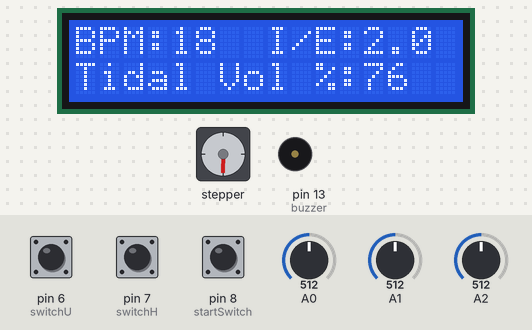
Bench run of a sketch on a simulated Arduino Uno, built with avr-gcc and run on an emulated ATmega328P. Shown: 16×2 character LCD, stepper motor, buzzer (waves = sounding, pin HIGH). The test bench sets the inputs (shaded band); at power-on: pin 8 (startSwitch) HIGH, A0 = 512, A1 = 512, A2 = 512, pin 6 (switchU) HIGH, pin 7 (switchH) HIGH. Stepper angles assume 200 steps per turn; what the sketch prints to the serial monitor is not drawn.

Above: at 2.7 s.
2.8 s: pin 8 (startSwitch) pulled LOW for 0.15 s
At 3.1 s:
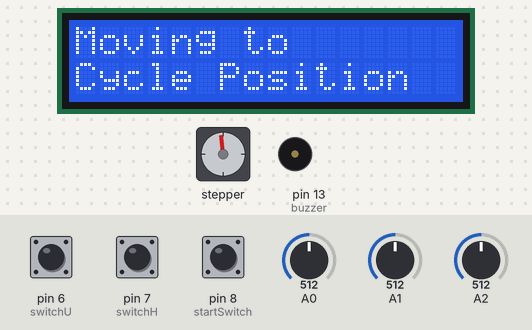
5.9 s: pin 8 (startSwitch) pulled LOW for 3.2 s
At 10.01 s:
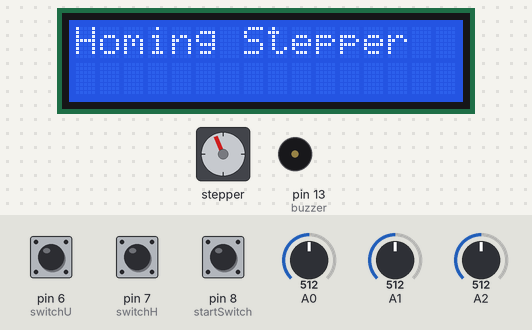
11.2 s: A0 set to 716
At 11.9 s:
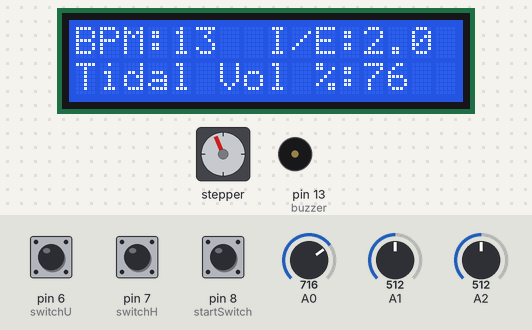
12.9 s: A1 set to 716
At 14.0 s:
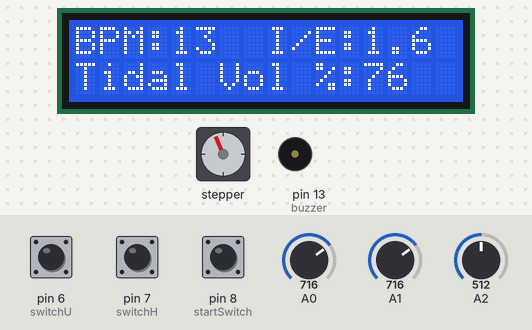
14.9 s: A2 set to 716
At 16.1 s:
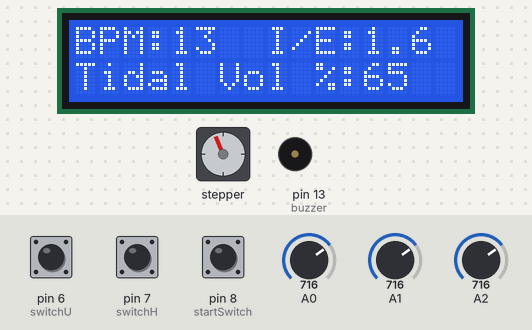
16.8 s: pin 8 (startSwitch) pulled LOW for 1 s
At 21.6 s:
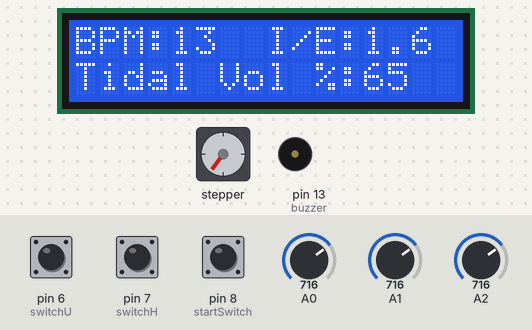
Timing chart, 0 to 21.8 s (numbered marks = the images above; inputs shaded):
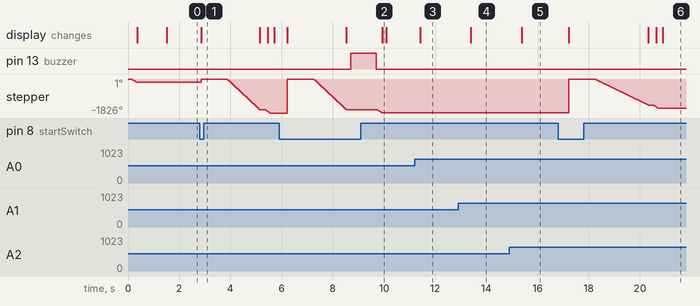

The sketch:

tobag_-_Prototype_Code__Rev03_04_bpm_correction___jank_lvl_2.ino
```cpp
//Include libraries
#include <Wire.h>
#include <LiquidCrystal.h>
#include <AccelStepper.h>

//Inputs
const int DIR = 9;                  // DIR on controller to pin 9 on arduino
const int STEP = 10;                // PUL on controller to pin 10 on arduino
const int LCD_RS = 12;              // LCD Register Select Signal on arduino pin 12
const int LCD_E = 11;               // LCD Operation Enable Signal on arduino pin 11
const int LCD_DB4 = 5;              // LCD Data Bus 4 Signal on arduino pin 5
const int LCD_DB5 = 4;              // LCD Data Bus 5 Signal on arduino pin 4
const int LCD_DB6 = 3;              // LCD Data Bus 6 Signal on arduino pin 3
const int LCD_DB7 = 2;              // LCD Data Bus 7 Signal on arduino pin 2
const int DIP_SW1 = 1;              // DIP Switch 1 on arduino pin 1
const int DIP_SW2 = 0;              // DIP Switch 2 on arduino pin 0
const int switchU = 6;              // Upper limit switch
const int switchH = 7;              // Home position in standby
const int startSwitch = 8;          // Start switch, latching
const int BPM = A0;                 // Desired bpm
const int Ratio = A1;               // Desired I/E ratio potentiometer (percentage of bag compression, from UofT code)
const int VolumeT = A2;             // Desired tidal volume of compression potentiometer

//Outputs
int buzzer = 13;                    //Buzzer


// Constants - Variables to edit configurations below, you can tweak some settings here
const int LCD_COLS = 16;            // Number of columns on LCD display
const int LCD_ROWS = 2;             // Number of rows on LCD display
const float ACCEL = 50000.0;        // Acceleration and deceleration rate for stepper motor (steps per second per second)
const float MAXSPEED = 100000.0;     // Set the maximum allowable speed of the stepper motor (steps per second) This is set in setup() function and not used after that
const float HOMESPEED = 500.0;      // The speed for homing (steps per second)
const int delayBtwnInEx = 50;      //Changed value from 250 to 150// Delay between inspriration and expiration (milliseconds)
const int delayBtwnExIn = 20;       //Changed value from 250 to 20// Delay between expiration and inspiration (milliseconds)
const int cycleTmin = 5;            // Minimum allowable bpm
const int cycleTmax = 30;           // Maximum allowable bpm
const float tidalVmin = 50.00;      // Minimum compression percentage
const float tidalVmax = 100.00;     // Maximum compression percentage
const int ieRatiomin = 100;         // Minimum ratio of inspiration:expiration
const int ieRatiomax = 300;         // Maximum ratio of inspiration:expiration
const float maxStrokeFinger = 27.0; // Maximum allowable stroke of finger (degrees)
const float gearR = 16*5;             // Gear Ratio between stepper and finger, default is 16, including the gearbox is an additional *5
const float StepsPerRev = 200;     // Steps per revolution (setting on Applied Motion STR4 driver)
const bool useBlocking = false;     // Set to true to use blocking mode for inspiration/expiration
const long stepsAfterSW = 0.0;   // The number of steps after the expiration limit switch to wait to perform stop

// Initialize the LCD library with the number of interface pins
LiquidCrystal lcd(LCD_RS, LCD_E, LCD_DB4, LCD_DB5, LCD_DB6, LCD_DB7);

// Initialize AccelStepper, 1=Motor Driver
AccelStepper stepper = AccelStepper(1, STEP,DIR);

// Set-points
int cycleT = 0; //Cycle time duration set by user

// Timers
int cycleCount = 0; //Every 100 cycles, home

// Variables
float tidalVolume = 0;              // Tidal volume setpoint
int stepperStroke = 0;              // Commanded step count of stepper, calculated from tidalVolume
float ieRatio = 0;                  // inspiration:expiration set-point
bool estopLatch = false;            // Set E-stop to default off at bootup
float freq_in = 0;                  // Frequency for inspiration
float freq_ex = 0;                  // Frequency for expiration
int stepsCycle = 0;                 // number of motor steps per cycle
long rotTime = 0.0;                 // Rotation time
float rotTime_in = 0.0;             // Rotation time of inspiration
float rotTime_ex = 0.0;             // Rotation time of expiration
long targetPos = 0.0;               // Target position calculated for inspiration and expiration
long cyclePos = 0.0;                // Position of cycle home (not used for position in this revision)
bool cyclePosSet = false;           // The cycle position has been set
long expTargetPos = 0.0;            // Target position after expiration limit switch
bool alarm = false;                 // Alarm status
float rotTime_in_corr = 0.0;
float rotTime_ex_corr = 0.0;


//Cycle watchdog
bool activeCycle = false;

void configureLCD() {
  lcd.begin(LCD_COLS, LCD_ROWS);                // initialize the lcd
  lcd.home();                                   // go home
  lcd.clear();                                  // Clear LCD
}

void readInputs() {
    //Serial.println("Reading inputs"); // This will flood the Serial port; only use if debugging

    bool dip1 = digitalRead(DIP_SW1);
    bool dip2 = digitalRead(DIP_SW2);

    //***********Serial Debugging must be removed for the dip switches to work, the serial ports are on the
    //*********** same pins as the DIP switches
    if (dip1 && dip2) {             // For future use to add Tidal calculation manipulated by dip switches
      // DIP Switch 1 OFF and DIP Switch 2 OFF

    } else if (!dip1 && dip2) {
      // DIP Switch 1 ON and DIP Switch 2 OFF

    } else if (dip1 && !dip2) {
      // DIP Switch 1 OFF and DIP Switch 2 ON

    } else {
      // DIP Switch 1 ON and DIP Switch 2 ON

    }

    // replaced map() function with equations below. The Map() function only dealt with integers and the fractions were truncated. These equations are rounded before being converted to an integer to deal with noisy analog inputs
    cycleT = round(((float(abs(1023-analogReadAvg(BPM)))/1000.0) * float(cycleTmax - cycleTmin)) + float(cycleTmin)); //Reads the analog pot value and interpolates to the target range defined by the editable variables above. This can be bpm
    cycleT = constrain(cycleT, cycleTmin, cycleTmax);
    ieRatio = round(((float(abs(1023-analogReadAvg(Ratio)))/1000.0) * float(ieRatiomax - ieRatiomin)) + float(ieRatiomin));
    ieRatio = constrain(ieRatio, ieRatiomin, ieRatiomax) / 100.0;
    tidalVolume = round(((float(abs(1023-analogReadAvg(VolumeT)))/1000.0) * (tidalVmax - tidalVmin)) + tidalVmin);
    tidalVolume = constrain(tidalVolume, tidalVmin, tidalVmax) / 100.0;

    tidalVolume = constrain(tidalVolume, 0.0, 1.0);

    printSetpoints();
    stepsCycle = (tidalVolume * maxStrokeFinger * gearR ) * (StepsPerRev / 360.0); // motor steps per cycle
    //Remap tidal volume to new floor ********Does this still need to be remapped?
    //tidalVolume = map(600,0,1000,70, tidalVmax)/100.00; //Remaps "50%" position of compression

    //Calculate cycle time parameters
    rotTime = (1000.0 * 60.0) / cycleT; // tone(pin, frequency, duration), where duration is in milliseconds
    //rotTime_in = rotTime / (1 + ieRatio); Alexs fudge...replaced this line with one below, to correct for IE ratio error
    rotTime_in = rotTime / (1 + ((ieRatio)+(0.1*ieRatio*ieRatio)) - 0.7);
    rotTime_ex = rotTime - rotTime_in - delayBtwnInEx - delayBtwnExIn;
    freq_in = stepsCycle * (1000.0 / rotTime_in); // frequency for compression stroke in Hz
    rotTime_in_corr = rotTime_in - (2*(freq_in/ACCEL));
    freq_ex = stepsCycle * (1000.0 / rotTime_ex); // frequency for compression stroke in Hz
    rotTime_ex_corr = rotTime_ex - (2*(freq_ex/ACCEL));
    freq_in = stepsCycle * (1000.0 / rotTime_in_corr);
    freq_in *= 1.09;
    freq_ex = stepsCycle * (1000.0 / rotTime_ex_corr); // frequency for compression stroke in Hz
    freq_ex *= 1.09;
}

// Averaging of analog input value
int analogReadAvg(int pin) {  //Stolen from UofT
  int analogSum = 0;
  for (int i = 0; i < 5; i++) {
    analogSum += analogRead(pin);
    delay(5);
  }
  return analogSum / 5;
}


void estop() { //Not implemented in this revision LCD cursor positions need to be adjusted to 2 columns with new LCD
    //digitalWrite(buzzer,HIGH);
    noTone(STEP);
    if (estopLatch == 0) {
      estopLatch = 1;
      lcd.clear();
      lcd.setCursor(3,1);
      lcd.print("ERROR DETECTED");
      lcd.setCursor(3,2);
      lcd.print("PLEASE REBOOT");
    }
}

// Debounces switchU, looks for 10 consecutive switch active readings
bool debounceswitchU()
{
  static int isSwitchUActive = 0;

  if (digitalRead(switchU) == 1) {
    isSwitchUActive++;
  } else {
    isSwitchUActive = 0;
  }

  if (isSwitchUActive >= 25) {
    return 1;
  } else {
    return 0;
  }
}

// Debounces switchH, looks for 10 consecutive switch active readings
bool debounceswitchH()
{
  static int isSwitchHActive = 0;

  if (digitalRead(switchH) == 1) {
    isSwitchHActive++;
  } else {
    isSwitchHActive = 0;
  }

  if (isSwitchHActive >= 25) {
    return 1;
  } else {
    return 0;
  }
}

// Function to print setpoints to LCD
void printSetpoints() {
    lcd.clear();
    lcd.setCursor(0,0);
    lcd.print("BPM:");
    lcd.setCursor(4,0);
    lcd.print(cycleT);
    lcd.setCursor(8,0);
    lcd.print("I/E:");
    lcd.setCursor(12,0);
    lcd.print(ieRatio, 1);
    lcd.setCursor(0,1);
    lcd.print("Tidal Vol %:");
    lcd.setCursor(12,1);
    lcd.print(int(tidalVolume*100));
}

// Homing function to home microswitch
void homeStepper() {
  cyclePosSet=false;                                           // Clear the cycle position set when homing
  alarm = false;                                               // Reset alarm

  Serial.println("Homing Stepper");
  lcd.clear();
  lcd.home();
  lcd.print("Homing Stepper");

  // If already at the home postion move off the microswitch a half a revolution and then home
  if (digitalRead(switchH)){
    stepper.setMaxSpeed(HOMESPEED);
    stepper.runToNewPosition(stepper.currentPosition() + (StepsPerRev/2));
    //Serial.println("moving off switch");
  }

  //Home stepper to home microswitch
  stepper.moveTo(stepper.currentPosition() - 1000000000);      // set a value to run continuously
  stepper.setMaxSpeed(HOMESPEED);                              // set speed of move to the homing speed
  while (!debounceswitchH()) {                                 // run the stepper while there is no home switch active
    stepper.run();
    //Serial.println("moving home");
  }
  stepper.stop();                                              //home switch is active, controlled stop
  stepper.runToPosition();                                     //position calculated for controlled stop
  stepper.setCurrentPosition(0);                               //zero postion
}

// Move to the cycle home postion, based on switchU micro switch
void moveCyclePos() {
  Serial.println("Moving to Cycle Posistion");
  lcd.clear();
  lcd.home();
  lcd.print("Moving to");
  lcd.setCursor(0,1);
  lcd.print("Cycle Position");

  stepper.moveTo(stepper.currentPosition() + 1000000000);      // set a value to run continuously
  stepper.setMaxSpeed(HOMESPEED);                              // set speed of move to the homing spee

  while (!debounceswitchU()) {                                 // run the stepper while there is switchU is not active
    stepper.run();
  }

  stepper.stop();                                              // switchU is active, controlled stop
  stepper.runToPosition();                                     // position calculated for controlled stop
  cyclePos = stepper.currentPosition();                        // set cycle position
  cyclePosSet = true;
  delay(1000);                                                 // added delay before operation of ventilator
}

void setup() {
    Serial.begin(9600);                                        // Start serial communication for debugging
    configureLCD();                                            // Clears LCD
    Serial.println("Starting up...");
    lcd.print("Starting up...");

    // Configure inputs
    pinMode(switchU, INPUT_PULLUP);
    pinMode(switchH, INPUT_PULLUP);
    pinMode(startSwitch, INPUT_PULLUP);
    pinMode(DIP_SW1, INPUT_PULLUP);
    pinMode(DIP_SW2, INPUT_PULLUP);
    pinMode(buzzer, OUTPUT);

    stepper.setPinsInverted(true,false,false);                 // Direction pin inverted so that compression is positive direction
    stepper.setMaxSpeed(MAXSPEED);                             // Sets maxspeed
    stepper.setAcceleration(ACCEL);                            // Sets acceleration

    lcd.clear();
    delay(50);
    homeStepper();                                             // Inital homing of stepper motor
    Serial.println("Stepper homed");
    lcd.clear();
    lcd.home();
    lcd.print("Stepper homed");

    delay(1000);                                               // Delay added so user can read on LCD that the Stepper is homed

    readInputs();                                              // Read inputs to fill uncalculated variables
}

void loop() {

    if (!digitalRead(startSwitch) && !alarm) {
        if (activeCycle == false) {

          // If the cycle postion has not been set after homing, move to cycle position
          if (!cyclePosSet) {
            moveCyclePos();
          }
          activeCycle = true;
        }

        printSetpoints();

        Serial.println("inspiration");
        targetPos = stepper.currentPosition() + stepsCycle;     // Set target position for inspiration based on current position

        // Option to use blocking, set in constants
        if (useBlocking) {
          stepper.setMaxSpeed(freq_in);                         // Set speed for move
          stepper.runToNewPosition(targetPos);                  // Run to target position
        } else {
          stepper.moveTo(targetPos);                            // Set position to move to
          stepper.setMaxSpeed(freq_in);                         // Set speed for move

          // Run until target position reached
          while(stepper.currentPosition() < targetPos) {   //Add AND statement to while to include position switch if needed
            stepper.run();
          }

          stepper.stop();                                       // Begin controlled stop
          stepper.runToPosition();                              // Run to calculated stop position

          if (debounceswitchU()){                               // If the expiration limit switch is still on at the end of inspiration alarm
            alarm = true;
          }
        }

                // Reading and averaging the analog inputs takes up 75ms, 5 readings with a delay of 5ms times 3 inputs
        // The delay between expriation and inspiration with be adjusted for the analog input read

        if (delayBtwnInEx <= 75) {
          delay(1);                                             // Delay between expiration and inspiration is less than the analog read time
        } else {
          delay(delayBtwnInEx - 75);                            // Delay between expiration and inspiration
        }

        readInputs();                                           // Read the inputs every cycle
        //delay(delayBtwnInEx);                                   // Delay bewteen inspiration and expiration

        Serial.println("expiration");
        targetPos = stepper.currentPosition() - 5000000;     // Set target position for expiration based on current position

        if (useBlocking && !alarm) {
          stepper.setMaxSpeed(freq_ex);                         // Set speed for move
          stepper.runToNewPosition(targetPos);                  // Run to target position
        } else if (!useBlocking && !alarm) {
          stepper.moveTo(targetPos);                            // Set position to move to
          stepper.setMaxSpeed(freq_ex);                         // Set speed for move

          // Run until target position reached
          while(!debounceswitchU() && !debounceswitchH()) {     //Changed to based off limit switch
            stepper.run();
          }

          if (debounceswitchH()){
            alarm = true;                                          // Alarm if switch missed and returns to home on expiration
          } else {
            expTargetPos = stepper.currentPosition() - stepsAfterSW;   // Sets new taget position for steps after limit switch to perform stop
            stepper.moveTo(expTargetPos);                              // Set position to move to
            stepper.setMaxSpeed(freq_ex);

            while(stepper.currentPosition() > expTargetPos) {
              stepper.run();
            }
          }

          stepper.stop();                                       // Begin controlled stop
          stepper.runToPosition();                              // Run to calculated stop position
        }

        delay(delayBtwnExIn);

      }
      if (digitalRead(startSwitch)) {                           // No active cycle and confirm button pushed
          if (alarm){
            digitalWrite(buzzer, LOW);
            alarm = 0;
          }

          if (activeCycle == true ) {
            homeStepper();                                      // Runs once when transitioning from active to inactive, move to standby position
            activeCycle = false;
          }
          readInputs();
          delay(500);
      }

      if (alarm) {
        digitalWrite(buzzer, HIGH);
        if (!digitalRead(startSwitch)){
          delay(1000);
        }
        digitalWrite(buzzer, LOW);
        if (!digitalRead(startSwitch)){
          delay(1000);
        }
      }
}
```

Measured:
- after the input at 2.8 s, stepper: turns 173° clockwise in 0.00 s, then 1820° counter-clockwise in 1.7 s; the display: changes after 0.05 s (image 1)
- after the input at 5.9 s, pin 13 (buzzer): LOW → HIGH after 2.8 s, → LOW 1.0 s later; stepper: turns 1824° clockwise in 0.00 s, then 1642° counter-clockwise in 1.3 s, then 178° counter-clockwise in 0.21 s; the display: first changes after 0.33 s (image 2 shows a later state)
- after the input at 11.2 s, the display: changes after 0.22 s (image 3)
- after the input at 12.9 s, the display: changes after 0.50 s (image 4)
- after the input at 14.9 s, the display: changes after 0.48 s (image 5)
- after the input at 16.8 s, stepper: turns 1820° clockwise in 0.00 s, then 1582° counter-clockwise in 2.5 s; the display: first changes after 0.41 s (image 6 shows a later state)
